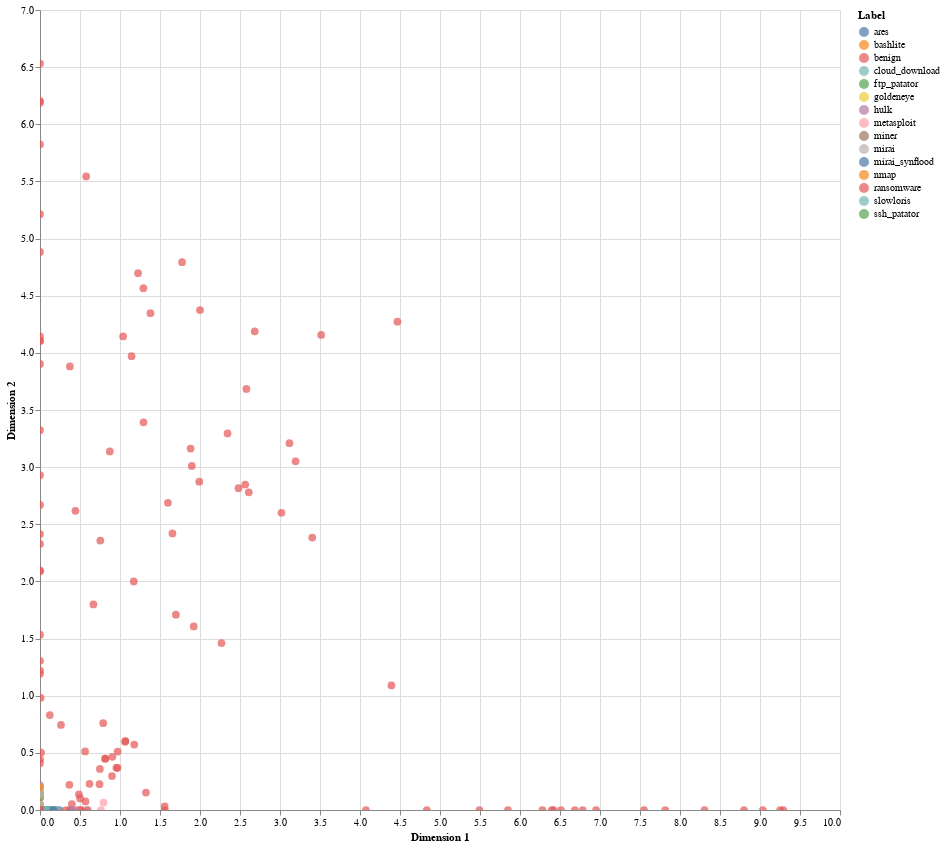

The code cell stored with this chart in its notebook:
### Code cell
# Create a DataFrame for the latent representation
latent_df = pd.DataFrame(latent_representation, columns=['Dimension 1', 'Dimension 2'])

# Add the labels to the DataFrame
latent_df['Label'] = le.inverse_transform(df['label'])

# Create the scatter plot
scatter_plot = alt.Chart(latent_df).mark_circle(size=60).encode(
    x='Dimension 1',
    y='Dimension 2',
    color='Label',
    tooltip=['Dimension 1', 'Dimension 2', 'Label']
).properties(
    width=800,
    height=800
).interactive()

scatter_plot

### Figure 1 — Vega-Lite specification as saved in the notebook (floating-point values rounded to 4 significant figures; data arrays with more than 128 entries replaced by an {"elided": "..."} marker saying what was removed)
{"config": {"view": {"continuousWidth": 300, "continuousHeight": 300}}, "data": {"name": "data-4cc5432e4a18c099a7d295f86266f020"}, "mark": {"type": "circle", "size": 60}, "encoding": {"color": {"field": "Label", "type": "nominal"}, "tooltip": [{"field": "Dimension 1", "type": "quantitative"}, {"field": "Dimension 2", "type": "quantitative"}, {"field": "Label", "type": "nominal"}], "x": {"field": "Dimension 1", "type": "quantitative"}, "y": {"field": "Dimension 2", "type": "quantitative"}}, "height": 800, "params": [{"name": "param_9", "select": {"type": "interval", "encodings": ["x", "y"]}, "bind": "scales"}], "width": 800, "$schema": "https://vega.github.io/schema/vega-lite/v5.8.0.json", "datasets": {"data-4cc5432e4a18c099a7d295f86266f020": {"elided": "1973 records"}}}
